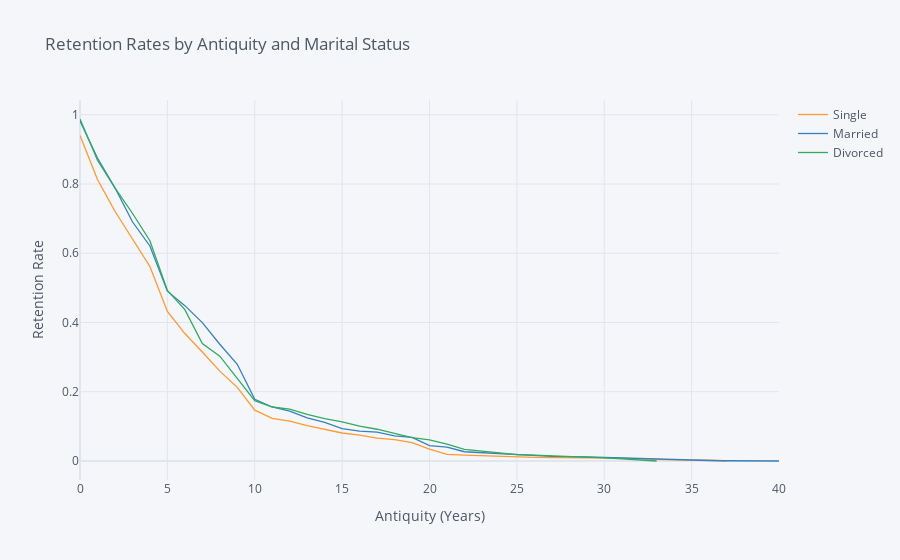

This figure's notebook cell:
### Markdown cell above
## 4. Let's switch to looking at retention rates from another demographic perspective: marital status. Generate and plot survival curves for the different marital statuses by number of years at the company.

### Code cell
rates = survival(data, 'MaritalStatus', 'YearsAtCompany','RelationshipSatisfaction')
rates.iplot(kind='line', xTitle='Antiquity (Years)', yTitle='Retention Rate',
            title='Retention Rates by Antiquity and Marital Status')

### Figure 1 — Plotly figure (JSON) as saved in the notebook; plotly's stock layout.template omitted (floating-point values rounded to 4 significant figures)
{"data": [{"line": {"color": "rgba(255, 153, 51, 1.0)", "dash": "solid", "shape": "linear", "width": 1.3}, "mode": "lines", "name": "Single", "text": "", "type": "scatter", "x": [0, 1, 2, 3, 4, 5, 6, 7, 8, 9, 10, 11, 12, 13, 14, 15, 16, 17, 18, 19, 20, 21, 22, 23, 24, 25, 26, 27, 29, 30, 31, 32, 33, 34, 36, 37, 40], "y": [0.9404, 0.8128, 0.7213, 0.6404, 0.5617, 0.4319, 0.3681, 0.3149, 0.2596, 0.2128, 0.1468, 0.1234, 0.1149, 0.1021, 0.09149, 0.08085, 0.07447, 0.06596, 0.0617, 0.05319, 0.03404, 0.01915, 0.01702, 0.01489, 0.01277, 0.0117, 0.01064, 0.009574, 0.009574, 0.009574, 0.008511, 0.006383, 0.004255, 0.003191, 0.002128, 0, ""]}, {"line": {"color": "rgba(55, 128, 191, 1.0)", "dash": "solid", "shape": "linear", "width": 1.3}, "mode": "lines", "name": "Married", "text": "", "type": "scatter", "x": [0, 1, 2, 3, 4, 5, 6, 7, 8, 9, 10, 11, 12, 13, 14, 15, 16, 17, 18, 19, 20, 21, 22, 23, 24, 25, 26, 27, 29, 30, 31, 32, 33, 34, 36, 37, 40], "y": [0.9822, 0.8752, 0.789, 0.6909, 0.6211, 0.4903, 0.4487, 0.3997, 0.3373, 0.2793, 0.1783, 0.156, 0.1441, 0.1248, 0.1114, 0.09361, 0.08618, 0.08321, 0.07281, 0.06835, 0.04458, 0.04012, 0.02675, 0.02377, 0.02229, 0.01932, 0.01486, 0.01337, 0.01189, 0.0104, 0.008915, 0.007429, 0.004458, 0.002972, 0.001486, 0.0007429, 0]}, {"line": {"color": "rgba(50, 171, 96, 1.0)", "dash": "solid", "shape": "linear", "width": 1.3}, "mode": "lines", "name": "Divorced", "text": "", "type": "scatter", "x": [0, 1, 2, 3, 4, 5, 6, 7, 8, 9, 10, 11, 12, 13, 14, 15, 16, 17, 18, 19, 20, 21, 22, 23, 24, 25, 26, 27, 29, 30, 31, 32, 33, 34, 36, 37, 40], "y": [0.9878, 0.8685, 0.789, 0.7156, 0.6361, 0.4924, 0.4373, 0.3394, 0.3028, 0.2385, 0.1743, 0.156, 0.1498, 0.1346, 0.1223, 0.1131, 0.1009, 0.09174, 0.07951, 0.06728, 0.06116, 0.04893, 0.03364, 0.02905, 0.02446, 0.01835, 0.01682, 0.01529, 0.01223, 0.009174, 0.006116, 0.003058, 0, "", "", "", ""]}], "layout": {"legend": {"bgcolor": "#F5F6F9", "font": {"color": "#4D5663"}}, "paper_bgcolor": "#F5F6F9", "plot_bgcolor": "#F5F6F9", "title": {"font": {"color": "#4D5663"}, "text": "Retention Rates by Antiquity and Marital Status"}, "xaxis": {"gridcolor": "#E1E5ED", "showgrid": true, "tickfont": {"color": "#4D5663"}, "title": {"font": {"color": "#4D5663"}, "text": "Antiquity (Years)"}, "zerolinecolor": "#E1E5ED"}, "yaxis": {"gridcolor": "#E1E5ED", "showgrid": true, "tickfont": {"color": "#4D5663"}, "title": {"font": {"color": "#4D5663"}, "text": "Retention Rate"}, "zerolinecolor": "#E1E5ED"}}}
